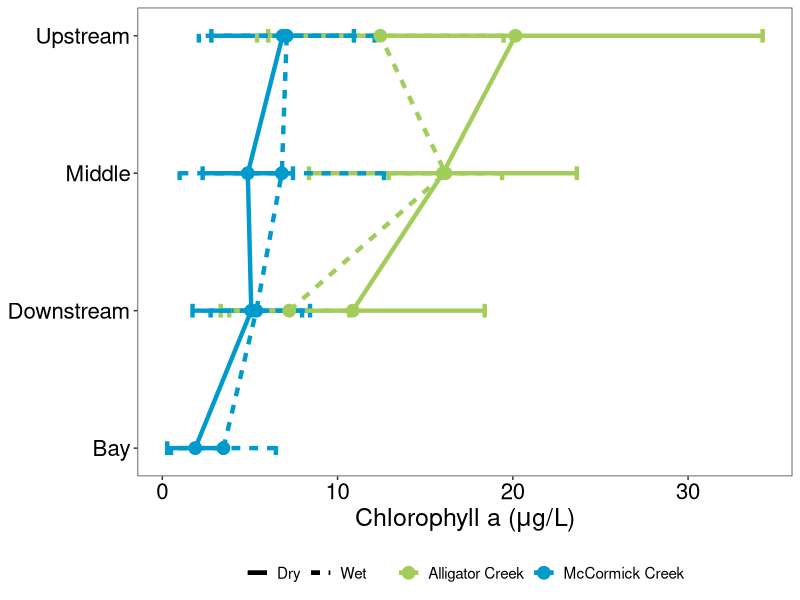
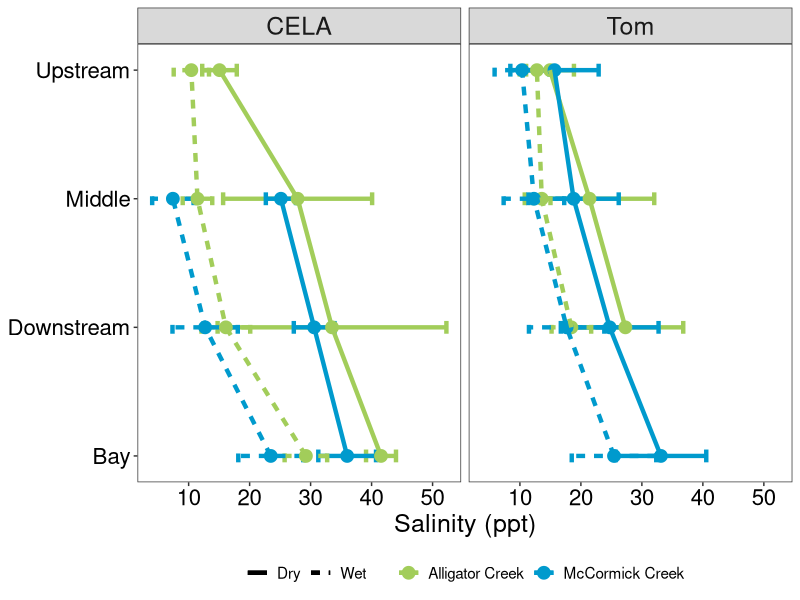
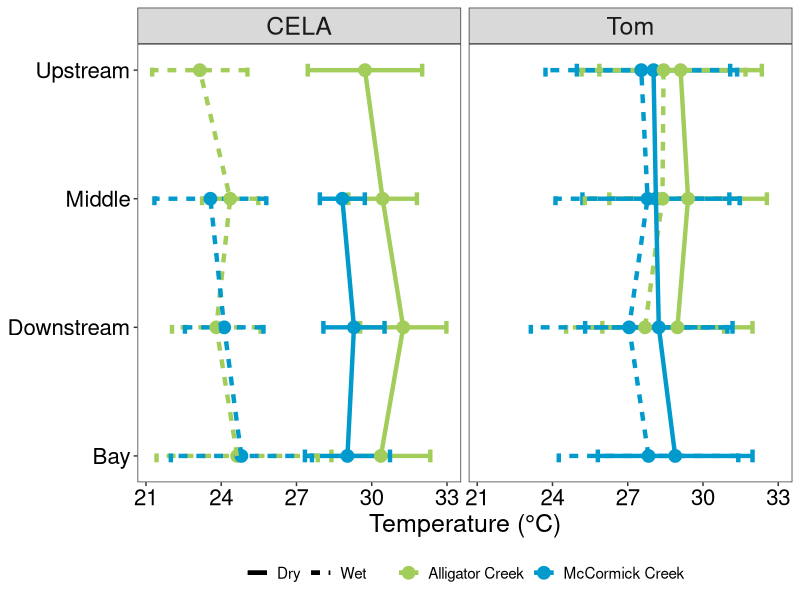
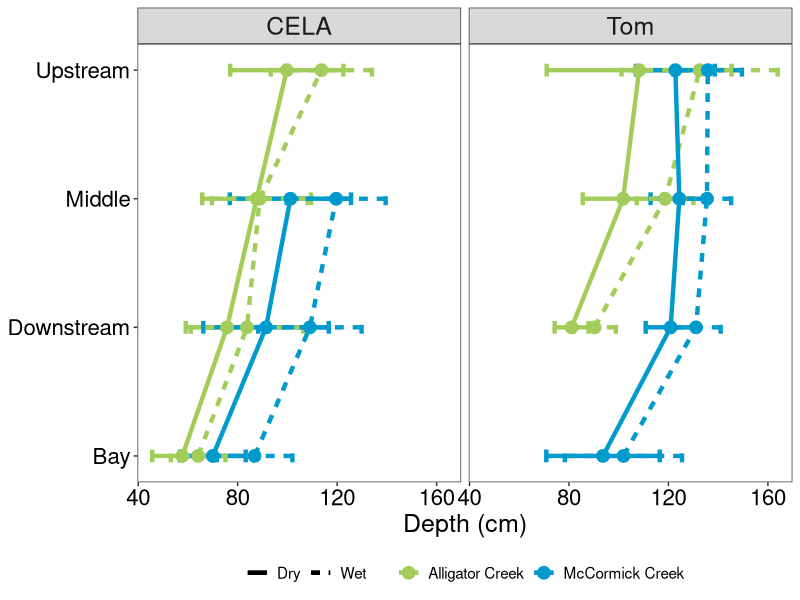
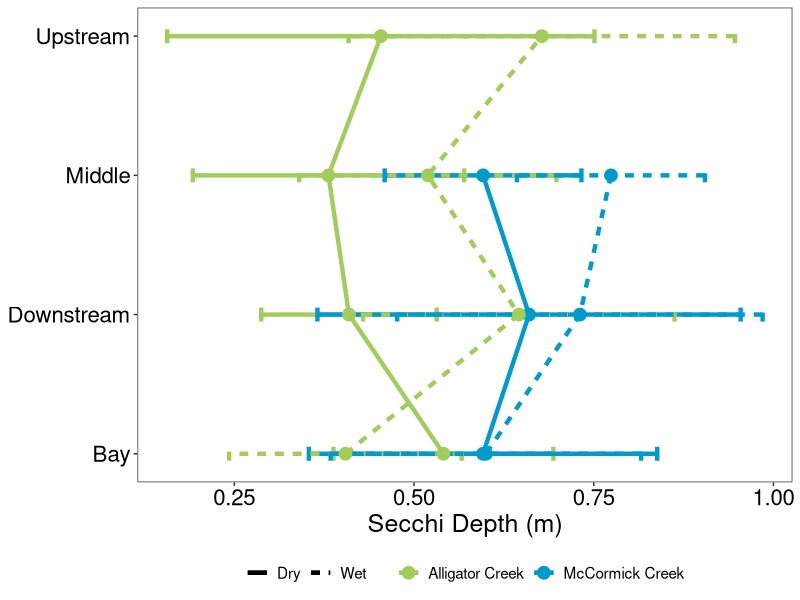
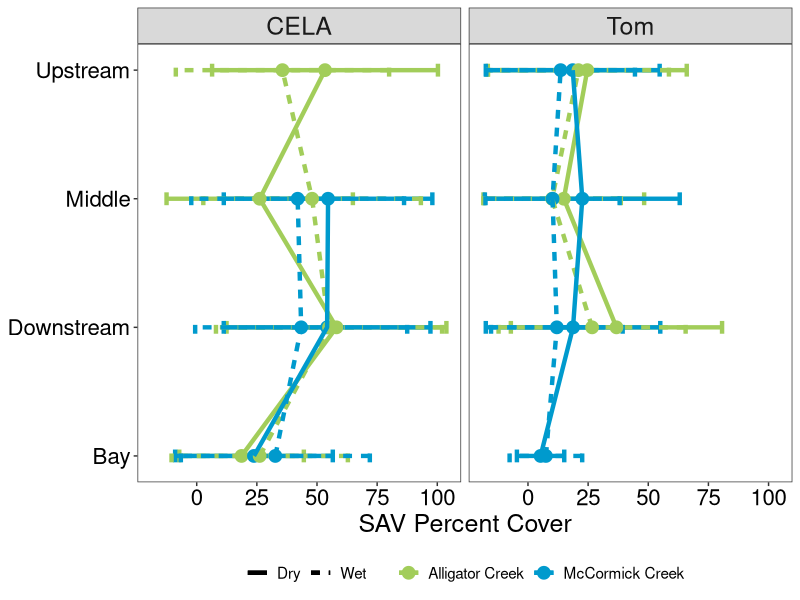
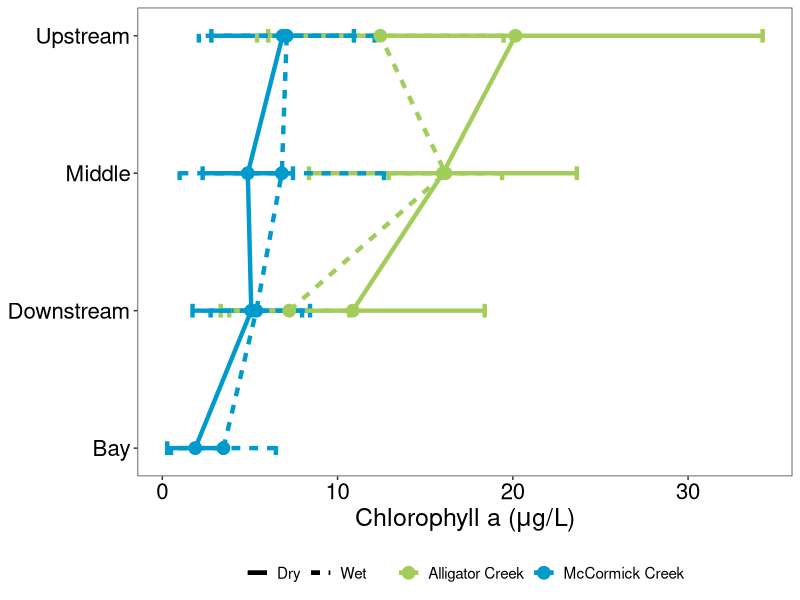
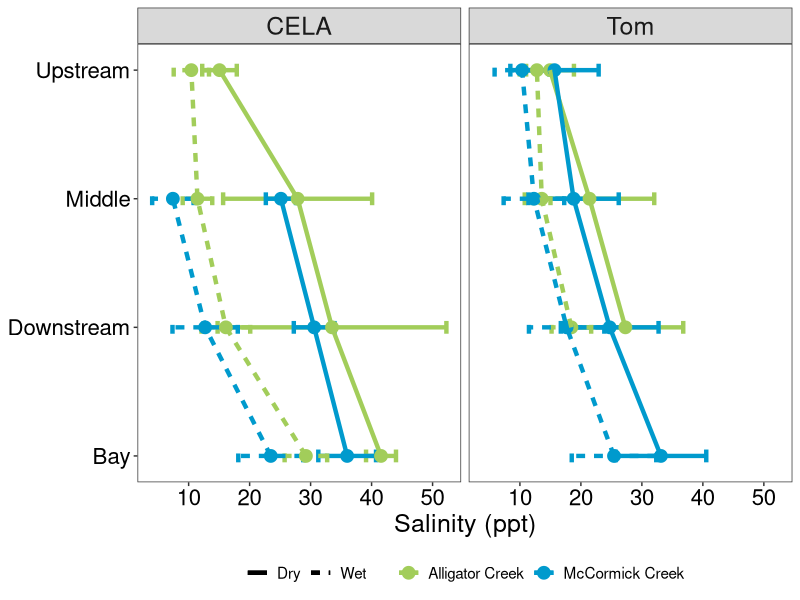

Generate these figures, in order, with R:
#' """ CELA environmental data figures and tables
#'     @author: Ryan James and Josh Linenfelser
#'     date: 4/8/2021"""

library(tidyverse)
library(ggpubr)

# Chla by zone 2016-2109 ----
df = read_csv('data/tomDataAll.csv') %>% 
  filter(between(Year, 2016, 2019)) %>% 
  drop_na(chla) %>% 
  group_by(Position, Season, pos, System) %>%
  summarize(mean = mean(chla),
            sd = sd(chla))

# # plot
# ggplot(df, aes(pos, mean, color = System, linetype = Season)) + 
#   geom_pointrange(aes( ymin=mean-sd,ymax=mean+sd),
#                   width=.2, size=0.75)+
#   geom_line(size = 1.5)+
#   theme_bw()+
#   scale_color_manual(values = c('ACS' = 'darkolivegreen3',
#                                'MCS' = 'deepskyblue3'),
#                     labels = c('ACS' = 'Alligator Creek',
#                                'MCS' = 'McCormick Creek')) +
#   labs(x = NULL, y = expression(paste("Chlorophyll a (",mu,"g/L)")))+
#   scale_x_continuous(breaks = 1:4, 
#                      labels = c('Bay', 'Downstream', 'Middle', 'Upstream'))+
#   coord_flip()+
#   theme(legend.position = 'bottom',
#         panel.grid.major = element_blank(),
#         panel.grid.minor = element_blank(),
#         axis.title = element_text(size = 18), 
#         axis.text = element_text(size = 16, colour = "gray0"), 
#         plot.title = element_text(size = 18, hjust=0.5),
#         legend.title = element_blank(),
#         strip.text.x = element_text(size = 18),
#         legend.text = element_text(size = 16))
# ggsave("figs/Ov_sys.tiff", units="in", width=6, height=4.5, dpi=600,compression = 'lzw')

ggplot(df, aes(pos, mean, color = System, linetype = Season)) + 
  geom_errorbar(aes( ymin=mean-sd,ymax=mean+sd),
                  width=.1, size = 1.5)+
  geom_point(size = 4)+
  geom_line(size = 1.5)+
  theme_bw()+
  scale_color_manual(values = c('ACS' = 'darkolivegreen3',
                                'MCS' = 'deepskyblue3'),
                     labels = c('ACS' = 'Alligator Creek',
                                'MCS' = 'McCormick Creek')) +
  labs(x = NULL, y = expression(paste("Chlorophyll a (",mu,"g/L)")))+
  scale_x_continuous(breaks = 1:4, 
                     labels = c('Bay', 'Downstream', 'Middle', 'Upstream'))+
  coord_flip()+
  theme(legend.position = 'bottom',
        panel.grid.major = element_blank(),
        panel.grid.minor = element_blank(),
        axis.title = element_text(size = 18), 
        axis.text = element_text(size = 16, colour = "gray0"), 
        plot.title = element_text(size = 18, hjust=0.5),
        legend.title = element_blank(),
        strip.text.x = element_text(size = 18),
        legend.text = element_text(size = 11))
ggsave("figs/chla_zone16-19.tiff", units="in", width=6, height=8, dpi=600,compression = 'lzw')

# salinity by zone 2016-2109 ----
df = read_csv('data/tomDataAll.csv') %>% 
  filter(between(Year, 2016, 2019)) %>% 
  drop_na(Sal.) %>% 
  group_by(Position, Season, pos, System) %>%
  summarize(mean = mean(Sal.),
            sd = sd(Sal.)) %>% drop_na() %>%
  mutate(source = 'Tom')


b = read_csv('data/TomSites.csv')
m = unique(b[ c('Lake', 'Position','pos', 'System')])

dc = read_csv('data/CELA_envTow.csv') %>% 
  select(-System)%>% left_join(m, by = c('Lake'))%>%
  filter(between(Year, 2016, 2019)) %>% 
  drop_na(Salinity) %>% 
  group_by(Position, Season, pos, System) %>%
  summarize(mean = mean(Salinity),
            sd = sd(Salinity)) %>% drop_na()%>% 
  mutate(source = 'CELA')

df = bind_rows(df,dc)
  

ggplot(df, aes(pos, mean, color = System, linetype = Season)) + 
  geom_errorbar(aes( ymin=mean-sd,ymax=mean+sd),
                width=.1, size = 1.5)+
  geom_point(size = 4)+
  geom_line(size = 1.5)+
  theme_bw()+
  scale_color_manual(values = c('ACS' = 'darkolivegreen3',
                                'MCS' = 'deepskyblue3'),
                     labels = c('ACS' = 'Alligator Creek',
                                'MCS' = 'McCormick Creek')) +
  labs(x = NULL, y = 'Salinity (ppt)')+
  scale_x_continuous(breaks = 1:4, 
                     labels = c('Bay', 'Downstream', 'Middle', 'Upstream'))+
  coord_flip()+
  facet_wrap(~source)+
  theme(legend.position = 'bottom',
        panel.grid.major = element_blank(),
        panel.grid.minor = element_blank(),
        axis.title = element_text(size = 18), 
        axis.text = element_text(size = 16, colour = "gray0"), 
        plot.title = element_text(size = 18, hjust=0.5),
        legend.title = element_blank(),
        strip.text.x = element_text(size = 18),
        legend.text = element_text(size = 11))


ggsave("figs/sal_zone16-19.tiff", units="in", width=6, height=8, dpi=600,compression = 'lzw')

# temp by zone 2016-2109 ----
df = read_csv('data/tomDataAll.csv') %>% 
  filter(between(Year, 2016, 2019)) %>% 
  drop_na(Temp.) %>% 
  group_by(Position, Season, pos, System) %>%
  summarize(mean = mean(Temp.),
            sd = sd(Temp.)) %>% drop_na() %>%
  mutate(source = 'Tom')


b = read_csv('data/TomSites.csv')
m = unique(b[ c('Lake', 'Position','pos', 'System')])

dc = read_csv('data/CELA_envTow.csv') %>% 
  select(-System)%>% left_join(m, by = c('Lake'))%>%
  filter(between(Year, 2016, 2019)) %>% 
  drop_na(Temperature) %>% 
  group_by(Position, Season, pos, System) %>%
  summarize(mean = mean(Temperature),
            sd = sd(Temperature)) %>% drop_na()%>% 
  mutate(source = 'CELA')

df = bind_rows(df,dc)


ggplot(df, aes(pos, mean, color = System, linetype = Season)) + 
  geom_errorbar(aes( ymin=mean-sd,ymax=mean+sd),
                width=.1, size = 1.5)+
  geom_point(size = 4)+
  geom_line(size = 1.5)+
  theme_bw()+
  scale_color_manual(values = c('ACS' = 'darkolivegreen3',
                                'MCS' = 'deepskyblue3'),
                     labels = c('ACS' = 'Alligator Creek',
                                'MCS' = 'McCormick Creek')) +
  labs(x = NULL, y = "Temperature (°C)")+
  scale_x_continuous(breaks = 1:4, 
                     labels = c('Bay', 'Downstream', 'Middle', 'Upstream'))+
  coord_flip()+
  facet_wrap(~source)+
  theme(legend.position = 'bottom',
        panel.grid.major = element_blank(),
        panel.grid.minor = element_blank(),
        axis.title = element_text(size = 18), 
        axis.text = element_text(size = 16, colour = "gray0"), 
        plot.title = element_text(size = 18, hjust=0.5),
        legend.title = element_blank(),
        strip.text.x = element_text(size = 18),
        legend.text = element_text(size = 11))


ggsave("figs/temp_zone16-19.tiff", units="in", width=6, height=8, dpi=600,compression = 'lzw')

# Depth by zone 2016-2109 ----
df = read_csv('data/tomDataAll.csv') %>% 
  filter(between(Year, 2016, 2019)) %>% 
  drop_na(`Depth (cm)`) %>% 
  group_by(Position, Season, pos, System) %>%
  summarize(mean = mean(`Depth (cm)`),
            sd = sd(`Depth (cm)`)) %>% drop_na() %>%
  mutate(source = 'Tom')


b = read_csv('data/TomSites.csv')
m = unique(b[ c('Lake', 'Position','pos', 'System')])

dc = read_csv('data/CELA_envTow.csv') %>% 
  select(-System)%>% left_join(m, by = c('Lake'))%>%
  filter(between(Year, 2016, 2019)) %>% 
  drop_na(Depth) %>% 
  group_by(Position, Season, pos, System) %>%
  mutate(Depth = Depth * 100) %>%
  summarize(mean = mean(Depth),
            sd = sd(Depth)) %>% drop_na()%>% 
  mutate(source = 'CELA') 

df = bind_rows(df,dc)


ggplot(df, aes(pos, mean, color = System, linetype = Season)) + 
  geom_errorbar(aes( ymin=mean-sd,ymax=mean+sd),
                width=.1, size = 1.5)+
  geom_point(size = 4)+
  geom_line(size = 1.5)+
  theme_bw()+
  scale_color_manual(values = c('ACS' = 'darkolivegreen3',
                                'MCS' = 'deepskyblue3'),
                     labels = c('ACS' = 'Alligator Creek',
                                'MCS' = 'McCormick Creek')) +
  labs(x = NULL, y = "Depth (cm)")+
  scale_x_continuous(breaks = 1:4, 
                     labels = c('Bay', 'Downstream', 'Middle', 'Upstream'))+
  coord_flip()+
  facet_wrap(~source)+
  theme(legend.position = 'bottom',
        panel.grid.major = element_blank(),
        panel.grid.minor = element_blank(),
        axis.title = element_text(size = 18), 
        axis.text = element_text(size = 16, colour = "gray0"), 
        plot.title = element_text(size = 18, hjust=0.5),
        legend.title = element_blank(),
        strip.text.x = element_text(size = 18),
        legend.text = element_text(size = 11))


ggsave("figs/Depth_zone16-19.tiff", units="in", width=6, height=8, dpi=600,compression = 'lzw')



# Secchi by zone 2016-2109 ----
df = read_csv('data/tomDataAll.csv') %>% 
  filter(between(Year, 2016, 2019)) %>% 
  drop_na(`Depth (cm)`) %>% 
  group_by(Position, Season, pos, System) %>%
  summarize(mean = mean(`Depth (cm)`),
            sd = sd(`Depth (cm)`)) %>% drop_na() %>%
  mutate(source = 'Tom')


b = read_csv('data/TomSites.csv')
m = unique(b[ c('Lake', 'Position','pos', 'System')])

dc = read_csv('data/CELA_envTow.csv') %>% 
  select(-System)%>% left_join(m, by = c('Lake'))%>%
  filter(between(Year, 2016, 2019)) %>% 
  drop_na(Secchi.Disk) %>% 
  group_by(Position, Season, pos, System) %>%
  summarize(mean = mean(Secchi.Disk),
            sd = sd(Secchi.Disk)) %>% drop_na()%>% 
  mutate(source = 'CELA') 


ggplot(dc, aes(pos, mean, color = System, linetype = Season)) + 
  geom_errorbar(aes( ymin=mean-sd,ymax=mean+sd),
                width=.1, size = 1.5)+
  geom_point(size = 4)+
  geom_line(size = 1.5)+
  theme_bw()+
  scale_color_manual(values = c('ACS' = 'darkolivegreen3',
                                'MCS' = 'deepskyblue3'),
                     labels = c('ACS' = 'Alligator Creek',
                                'MCS' = 'McCormick Creek')) +
  labs(x = NULL, y = "Secchi Depth (m)")+
  scale_x_continuous(breaks = 1:4, 
                     labels = c('Bay', 'Downstream', 'Middle', 'Upstream'))+
  coord_flip()+
  theme(legend.position = 'bottom',
        panel.grid.major = element_blank(),
        panel.grid.minor = element_blank(),
        axis.title = element_text(size = 18), 
        axis.text = element_text(size = 16, colour = "gray0"), 
        plot.title = element_text(size = 18, hjust=0.5),
        legend.title = element_blank(),
        strip.text.x = element_text(size = 18),
        legend.text = element_text(size = 11))


ggsave("figs/Secchi.Depth_zone16-19.tiff", units="in", width=6, height=8, dpi=600,compression = 'lzw')





# SAV by zone 2016-2109 ----
df = read_csv('data/tomDataAll.csv') %>% 
  filter(between(Year, 2016, 2019)) %>% 
  pivot_longer(cols = Acetabularia:Udotea, names_to = 'sp', values_to = 'cover') %>%
  group_by(Site, Date, Position, Season, pos, System)%>%
  summarize(total = sum(cover, na.rm = T)) %>%
  group_by(Position, Season, pos, System) %>%
  summarize(mean = mean(total),
            sd = sd(total)) %>% drop_na() %>%
  mutate(source = 'Tom')


b = read_csv('data/TomSites.csv')
m = unique(b[ c('Lake', 'Position','pos', 'System')])

dc = read_csv('data/CELA_envTow.csv') %>% 
  select(-System)%>% left_join(m, by = c('Lake'))%>%
  filter(between(Year, 2016, 2019)) %>% 
  drop_na(SAV) %>% 
  group_by(Position, Season, pos, System) %>%
  summarize(mean = mean(SAV),
            sd = sd(SAV)) %>% drop_na()%>% 
  mutate(source = 'CELA')

df = bind_rows(df,dc)


ggplot(df, aes(pos, mean, color = System, linetype = Season)) + 
  geom_errorbar(aes( ymin=mean-sd,ymax=mean+sd),
                width=.1, size = 1.5)+
  geom_point(size = 4)+
  geom_line(size = 1.5)+
  theme_bw()+
  scale_color_manual(values = c('ACS' = 'darkolivegreen3',
                                'MCS' = 'deepskyblue3'),
                     labels = c('ACS' = 'Alligator Creek',
                                'MCS' = 'McCormick Creek')) +
  labs(x = NULL, y = "SAV Percent Cover")+
  scale_x_continuous(breaks = 1:4, 
                     labels = c('Bay', 'Downstream', 'Middle', 'Upstream'))+
  coord_flip()+
  facet_wrap(~source)+
  theme(legend.position = 'bottom',
        panel.grid.major = element_blank(),
        panel.grid.minor = element_blank(),
        axis.title = element_text(size = 18), 
        axis.text = element_text(size = 16, colour = "gray0"), 
        plot.title = element_text(size = 18, hjust=0.5),
        legend.title = element_blank(),
        strip.text.x = element_text(size = 18),
        legend.text = element_text(size = 11))


ggsave("figs/sav_zone16-19.tiff", units="in", width=6, height=8, dpi=600,compression = 'lzw')
